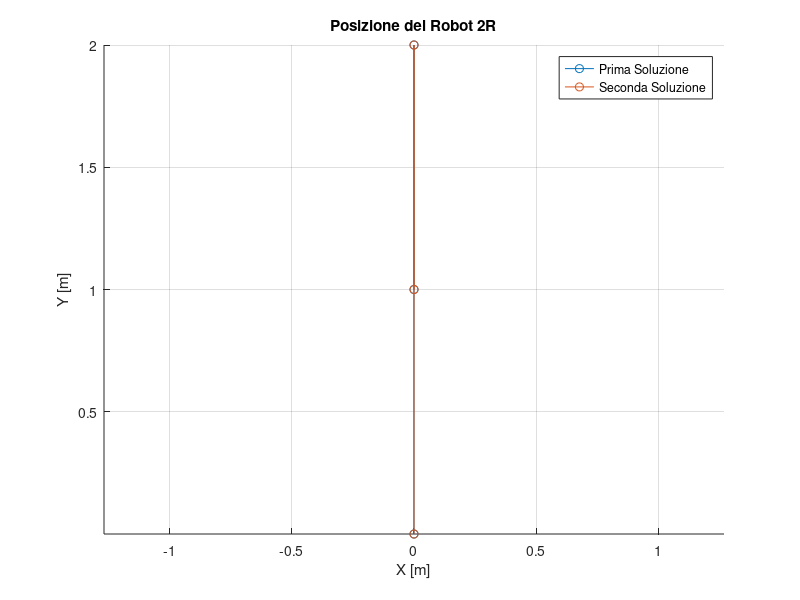

The MATLAB source for this figure:
clc; clear;

% Parametri del robot 2R
L1 = 2; % Lunghezza del primo segmento
L2 = 1; % Lunghezza del secondo segmento

% Posizione target dell'end-effector
x = 0; % Coordinata X del target
y = 1; % Coordinata Y del target

% Calcolo della distanza normalizzata D
D = (x^2 + y^2 - L1^2 - L2^2) / (2 * L1 * L2);

% Controllo della raggiungibilità del punto
if abs(D) > 1
    error('Il punto target è fuori dalla portata del robot.');
end

% Calcolo delle soluzioni per theta2
theta2_prima_soluzione = atan2(sqrt(1 - D^2), D);
theta2_seconda_soluzione = atan2(-sqrt(1 - D^2), D);

% Calcolo delle soluzioni per theta1
k1 = L1 + L2 * cos(theta2_prima_soluzione);
k2 = L2 * sin(theta2_prima_soluzione);
theta1_prima_soluzione = atan2(y, x) - atan2(k2, k1);

k1 = L1 + L2 * cos(theta2_seconda_soluzione);
k2 = L2 * sin(theta2_seconda_soluzione);
theta1_seconda_soluzione = atan2(y, x) - atan2(k2, k1);

% Mostra i valori delle due soluzioni
fprintf('Prima Soluzione:\n');
fprintf('q1 = %.4f rad (%.2f°)\n', theta1_prima_soluzione, rad2deg(theta1_prima_soluzione));
fprintf('q2 = %.4f rad (%.2f°)\n\n', theta2_prima_soluzione, rad2deg(theta2_prima_soluzione));

fprintf('Seconda Soluzione:\n');
fprintf('q1 = %.4f rad (%.2f°)\n', theta1_seconda_soluzione, rad2deg(theta1_seconda_soluzione));
fprintf('q2 = %.4f rad (%.2f°)\n', theta2_seconda_soluzione, rad2deg(theta2_seconda_soluzione));

% Grafica
figure;
hold on;
axis equal;
grid on;
title('Posizione del Robot 2R');
xlabel('X [m]');
ylabel('Y [m]');

% Calcolo delle posizioni dei giunti per il plot
% Prima soluzione
x1_prima = L1 * cos(theta1_prima_soluzione);
y1_prima = L1 * sin(theta1_prima_soluzione);
x2_prima = x1_prima + L2 * cos(theta1_prima_soluzione + theta2_prima_soluzione);
y2_prima = y1_prima + L2 * sin(theta1_prima_soluzione + theta2_prima_soluzione);

% Seconda soluzione
x1_seconda = L1 * cos(theta1_seconda_soluzione);
y1_seconda = L1 * sin(theta1_seconda_soluzione);
x2_seconda = x1_seconda + L2 * cos(theta1_seconda_soluzione + theta2_seconda_soluzione);
y2_seconda = y1_seconda + L2 * sin(theta1_seconda_soluzione + theta2_seconda_soluzione);

% Disegno del robot per entrambe le configurazioni
plot([0, x1_prima, x2_prima], [0, y1_prima, y2_prima], '-o', 'DisplayName', 'Prima Soluzione');
plot([0, x1_seconda, x2_seconda], [0, y1_seconda, y2_seconda], '-o', 'DisplayName', 'Seconda Soluzione');
legend show;
